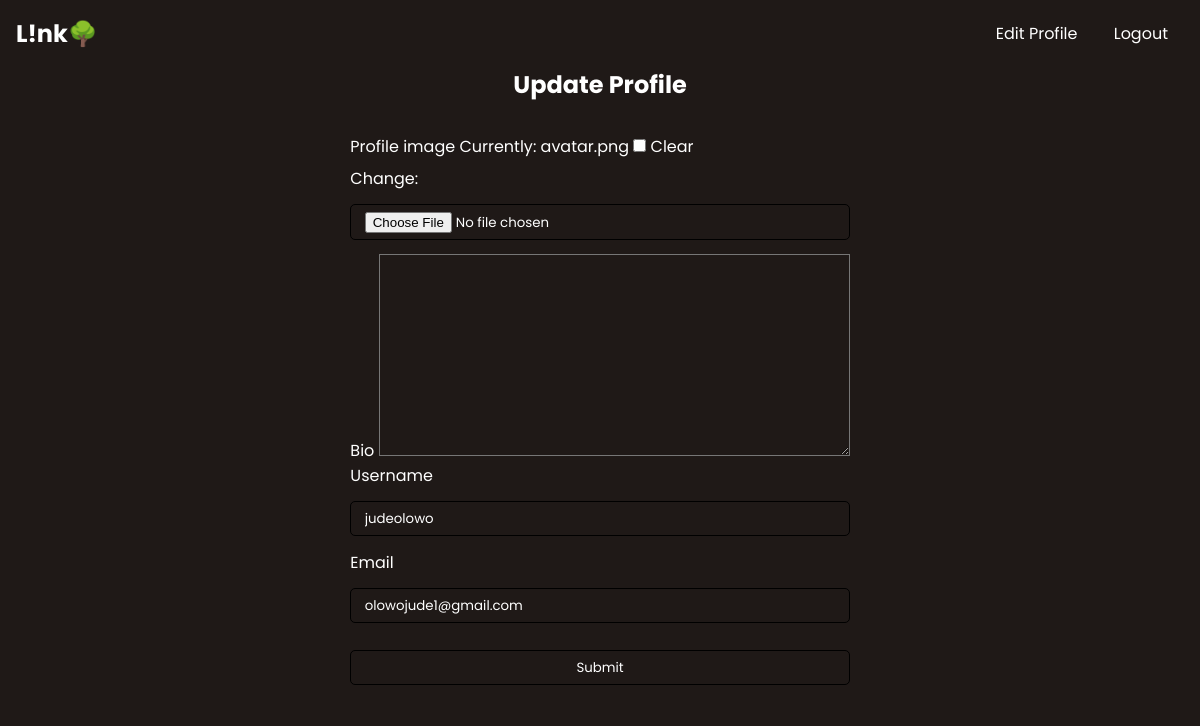
Before: /update-profile/ (signed in) with the older database file.
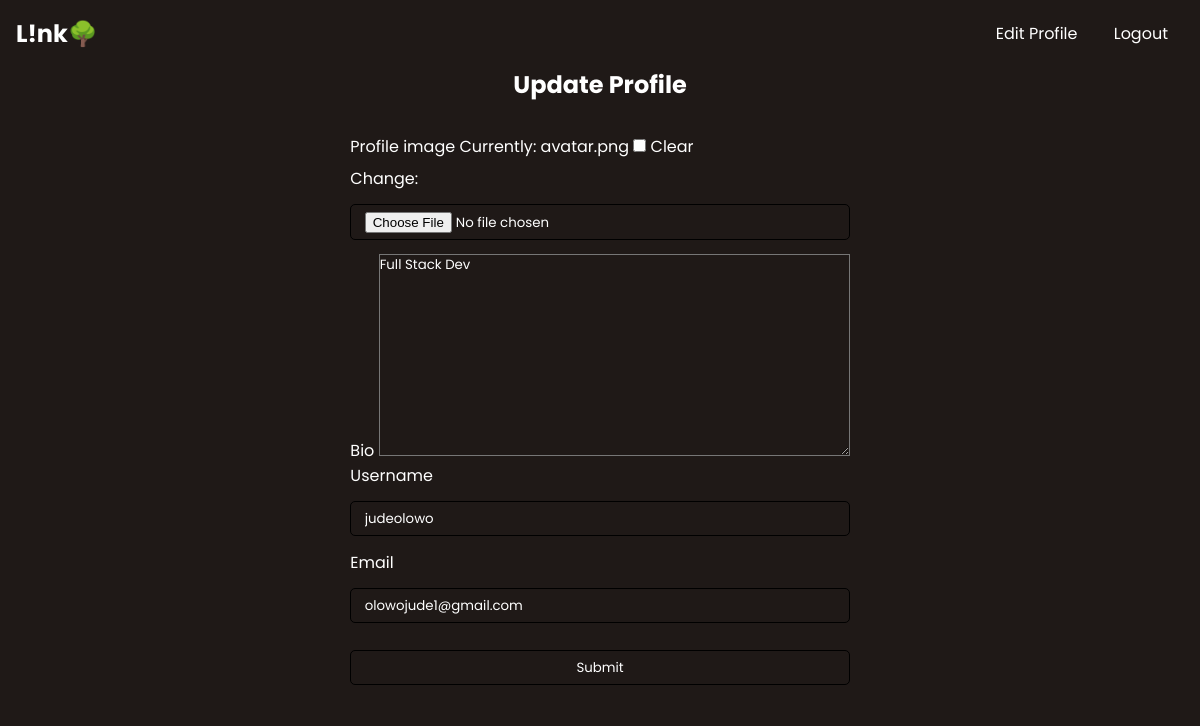
After: the same page with the newer database file.
### lta/models.py (models this page shows)
class User(AbstractUser):
    name = models.CharField(max_length=200, null=True)
    email = models.EmailField(unique=True, null=True)
    bio = models.TextField(null=True, blank=True)
    profile_image = models.ImageField(
        null=True, blank=True, default="avatar.png", upload_to='images/')
    USERNAME_FIELDS = "email"
    REQUIRED_FIELDS = []

### lta/views.py (the view)
# urls.py: path("update-profile/", views.updateProfile, name="updateprofile"),
def updateProfile(request):
    user = request.user
    form = UserForm(instance=user)
    if request.method == "POST":
        form = UserForm(request.POST, request.FILES, instance=user)
        if form.is_valid:
            form.save()
            return redirect("home")
    context = {"form": form}
    return render(request, "lta/updateprofile.html", context)

### lta/forms.py
class UserForm(ModelForm):
    class Meta:
        model = User
        fields = ["profile_image", "bio", "username", "email", ]

### lta/templates/lta/updateprofile.html (shortened to what this page needs)
{% extends 'lta/main.html' %}
{% load static %}
{% block content %}
<div class="updateuser-container">
    <h2>Update Profile </h2>
    <form method="POST" action="" enctype="multipart/form-data">
		{% for field in form %}
			<div class="update-user_form">
				<label>{{field.label}}</label>
				{{field}}
		{% endfor %}
		<input type="submit" class="submit" value="Submit">
	</form>
</div>
{% endblock %}

Changed rows visible on the page:
changed User "judeolowo": bio (not shown) → "Full Stack Dev"
